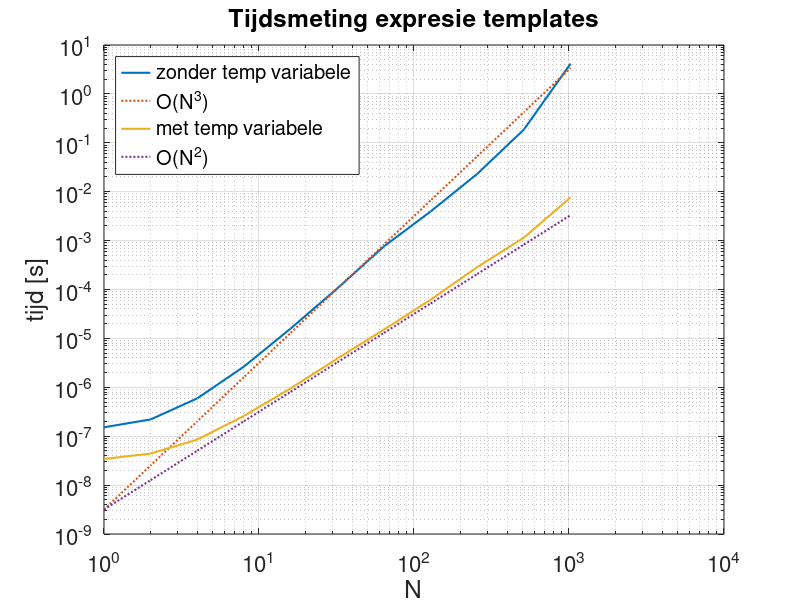

This figure's MATLAB source:
fid  = fopen( 'no_temp.txt', 'r') ; % tekstbestand met output
a = textscan(fid, '%f %f %f');
t_1=a{1,2};
n_1=a{1,1};
fid  = fopen( 'with_temp.txt', 'r') ; % tekstbestand met output
a = textscan(fid, '%f %f %f');
t_2=a{1,2};
n_2=a{1,1};

figure
%yyaxis left
loglog(n_1,t_1,'linewidth',1.5), hold on, loglog(n_1,n_1.^3.*10^-8.5,':','linewidth',1.5)
loglog(n_2,t_2,'linewidth',1.5), loglog(n_2,n_2.^2.*10^-8.5,':','linewidth',1.5)
%yyaxis right


xlabel('N')
ylabel('tijd [s]')
grid on, grid minor
set(gca,'fontsize',16)
title('Tijdsmeting expresie templates')
legend('zonder temp variabele','O(N^3)','met temp variabele','O(N^2)','location','northwest')

print('Figure','-dpng')
